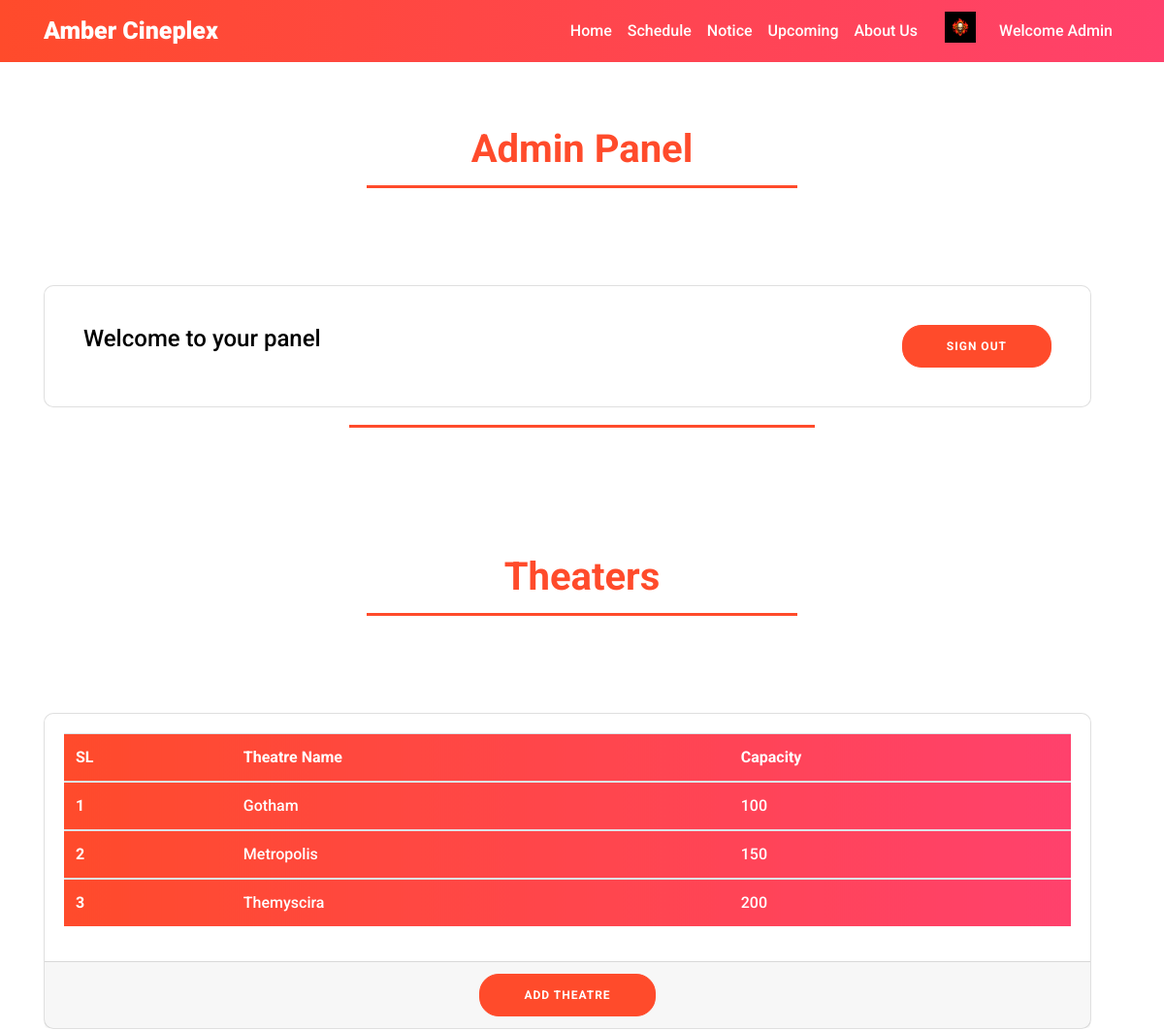
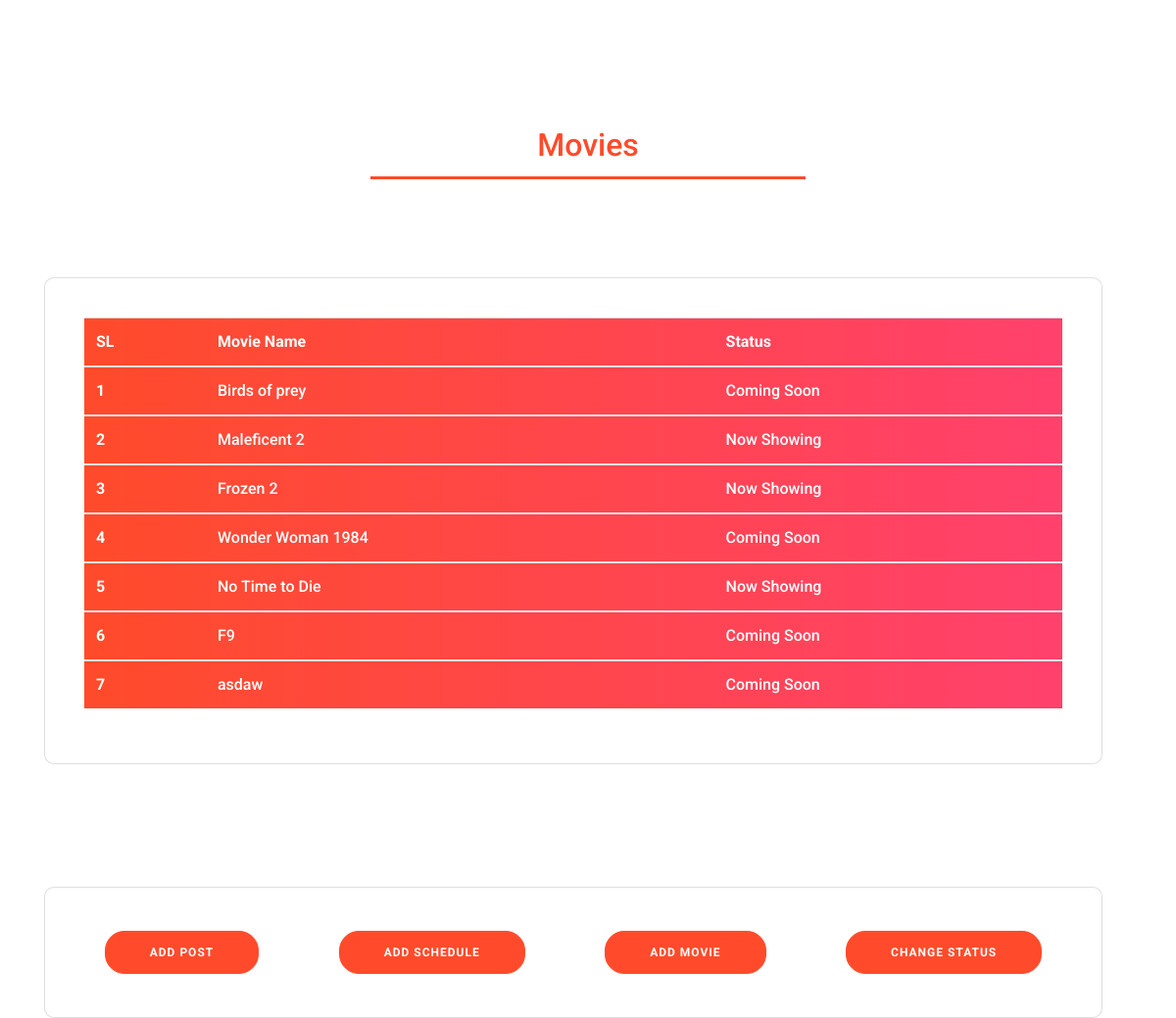
The page /admin.php (signed in) on the database its author committed (2 pictures, top to bottom).
### tables this page shows
CREATE TABLE `theatre` (
  `id` int(11) NOT NULL,
  `theatre_name` varchar(60) NOT NULL,
  `movie` varchar(60) NOT NULL,
  `show_1` varchar(60) NOT NULL,
  `show_2` varchar(60) NOT NULL,
  `show_3` varchar(60) NOT NULL,
  `capacity` int(11) NOT NULL,
  `price` int(11) NOT NULL
);

CREATE TABLE `movies` (
  `id` int(10) NOT NULL,
  `mv_name` varchar(60) NOT NULL,
  `director` varchar(60) NOT NULL,
  `genre` text NOT NULL,
  `release_date` varchar(60) NOT NULL,
  `runtime` varchar(60) NOT NULL,
  `cast` text NOT NULL,
  `poster` varchar(100) NOT NULL,
  `status` varchar(60) NOT NULL,
  `banner` varchar(100) NOT NULL
);

### databaseQuery.php (called while the page is built, shortened)
<?php
    function getResultAll($conn, $tableName){
        $sqlUserCheck = "SELECT * FROM $tableName";
        $result = mysqli_query($conn, $sqlUserCheck);
        if ($result) {
            return $result;
        }
    }
?>

### admin.php (the view, shortened to what this page needs)
<?php
include 'config.php';
include 'databaseQuery.php';
?>
<!DOCTYPE html>
<html lang="en">
<head>
  <link rel="stylesheet" href="https://stackpath.bootstrapcdn.com/bootstrap/4.4.1/css/bootstrap.min.css">
  <link rel="stylesheet" href="bootstrap/css/bootstrap.min.css">
  <link rel="stylesheet" href="style.css">
  <link rel="stylesheet" href="profile.css">
</head>
<body>
  <nav class="navbar navbar-expand-lg navbar-default fixed-top theme-bg">
    <div class="container">
      <a class="navbar-brand" href="index.php">Amber Cineplex</a>
      <div class="collapse navbar-collapse justify-content-end" id="navbarNavAltMarkup">
        <div class="navbar-nav">
          <a class="nav-item nav-link active" href="index.php">Home <span class="sr-only">(current)</span></a>
          <a class="nav-item nav-link" href="index.php#schedule">Schedule</a>
          <a class="nav-item nav-link" href="notice.php">Notice</a>
          <a class="nav-item nav-link" href="index.php#upcoming">Upcoming</a>
          <a class="nav-item nav-link" href="contactUs.php">About Us</a>
          <?php
          if (!isset($_SESSION["username"])) {
            echo '<a class="nav-item nav-link" href="login.php">Sign In</a>';
          } else {
            echo '
                <div class="media">
                    <img class="mr-3 placeholder-image"  src="images/placeholder.jpg" alt="Generic placeholder image">
                    <div class="media-body">';
            if ($_SESSION["username"] === 'Admin') {
              echo '<a class="nav-item nav-link" href="admin.php">Welcome ' . $_SESSION["username"] . '</a>';
            } else {
              echo '<a class="nav-item nav-link" href="profile.php">Welcome ' . $_SESSION["username"] . '</a>';
            }
            echo '</div>
                </div>
                ';
          }
          ?>
        </div>
      </div>
    </div>
  </nav>
  <div class="container carousel-container ">
    <div class="container container2 title-border">
      <h1>Admin Panel</h1>
    </div>
    <div class="card-deck justify-content-center w-100">
      <div class="card ">
        <div class="card-body">
          <div class="card-body d-flex justify-content-between">
            <h4 class="card-title">Welcome to your panel</h4>
            <a href="logout.php"><button class="">Sign Out</button></a>
          </div>
        </div>
      </div>
    </div>
  </div>
  <div class="container container2 title-border">
  </div>
  <div class="container carousel-container ">
    <div class="container container2 title-border">
      <h1>Theaters</h1>
    </div>
    <div class="card-deck justify-content-center w-100">
      <div class="card">
        <div class="card-body d-flex justify-content-between">
          <?php
          $conn = OpenCon();
          $result = getResultAll($conn, 'theatre');
          if ($result) {
            $rowCount = mysqli_num_rows($result);
          }
          if ($rowCount < 1) {
            echo '<div class="container container2 title-border">
                    <h4>No Theatres Yet!</h4>
                  </div>';
          } else {
            echo
              '
                  <table class="table table-hover theme-bg">
                    <thead>
                      <tr>
                        <th scope="col">SL</th>
                        <th scope="col">Theatre Name</th>
                        <th scope="col">Capacity</th>
                      </tr>
                    </thead>
                  ';
            $sl = 1;
            while ($row = mysqli_fetch_assoc($result)) {
              echo
                '
                      <tbody>
                        <tr>
                          <th scope="row">' . $sl . '</th>
                          <td>' . $row["theatre_name"] . '</td>
                          <td>' . $row["capacity"] . '</td>
                        </tr>
                      </tbody>';
              $sl++;
            }
            echo '</table>';
          }
          ?>
        </div>
        <div class="card-footer">
          <button id="addTheatreButton" onclick="addTheaterPanel()" class="">Add Theatre</button>
        </div>
      </div>
    </div>
  </div>
  <div class="container carousel-container ">
    <div class="container container2 title-border">
      <h2>Movies</h2>
    </div>
    <div class="card-deck justify-content-center w-100">
      <div class="card">
        <div class="card-body">
          <div class="card-body d-flex justify-content-between">
            <?php
            $conn = OpenCon();
            $result = getResultAll($conn, 'movies');
            if ($result) {
              $rowCount = mysqli_num_rows($result);
            }
            if ($rowCount < 1) {
              echo '<div class="container container2 title-border">
                    <h4>No Movies in Database!</h4>
                  </div>';
            } else {
              echo
                '
                  <table class="table table-hover theme-bg">
                    <thead>
                      <tr>
                        <th scope="col">SL</th>
                        <th scope="col">Movie Name</th>
                        <th scope="col">Status</th>
                      </tr>
                    </thead>
                  ';
              $sl = 1;
              while ($row = mysqli_fetch_assoc($result)) {
                echo
                  '
                      <tbody>
                        <tr>
                          <th scope="row">' . $sl . '</th>
                          <td>' . $row["mv_name"] . '</td>
                          <td>' . $row["status"] . '</td>
                        </tr>
                      </tbody>';
                $sl++;
              }
              echo '</table>';
            }
            ?>
          </div>
        </div>
      </div>
    </div>
  </div>
  <div class=" container carousel-container ">
    <div class="card-deck justify-content-center w-100">
      <div class="card">
        <br>
        <div class="card-body d-flex justify-content-around">
          <button onclick="showPost()" id="addPost" class="">Add Post</button>
          <button onclick="showSchedule()" id="addScheduleButton" class="">Add Schedule</button>
          <button onclick="showAddMovie()" id="addMovieButton" class="">Add Movie</button>
          <button onclick="showStatus()" id="addStatus" class="">Change Status</button>
        </div>
        <br>
      </div>
    </div>
  </div>
</body>
</html>

### style.css (style rules this page uses)
body { margin: 0; padding: 0; background-color: white; color: #ff416c; font-family: "Roboto", sans-serif; font-weight: 500; }
h1 { font-family: "Roboto", sans-serif; font-weight: 700; }
a { text-decoration: none !important; }
.card { border-radius: 10px; margin-bottom: 30px; }
.card-footer { text-align: center; }
.theme-bg { background: #ff416c; background: -webkit-linear-gradient(to right, #ff4b2b, #ff416c); background: linear-gradient(to right, #ff4b2b, #ff416c); }
.navbar-default { background: #ff416c; background: -webkit-linear-gradient(to right, #ff4b2b, #ff416c); background: linear-gradient(to right, #ff4b2b, #ff416c); color: white; }
.navbar-brand { color: white; font-weight: 900; font-size: 25px; }
.nav-link { color: white; }
button { border-radius: 20px; border: 1px solid #ff4b2b; background-color: #ff4b2b; color: #ffffff; font-size: 12px; font-weight: bold; padding: 12px 45px; letter-spacing: 1px; text-transform: uppercase; transition: transform 80ms ease-in; }
.container2 { margin-bottom: 100px; }
.carousel-container { margin-top: 125px; border-radius: 10px; }
.title-border { border-bottom: 3px #ff4b2b solid; width: 40%; color: #ff4b2b; text-align: center; padding: 5px 10px; }
table td, th { color: white; }
.ticket-card p,h4 { color: #ffffff; }
.card-title { color: black; }

### profile.css (style rules this page uses)
.placeholder-image { margin-left: 20px; width: 32px; height: 32px; }

### rows shown on the page
theatre: theatre_name "Gotham", capacity "100"
theatre: theatre_name "Metropolis", capacity "150"
theatre: theatre_name "Themyscira", capacity "200"
movies: mv_name "Birds of prey", status "Coming Soon"
movies: mv_name "Maleficent 2", status "Now Showing"
movies: mv_name "Frozen 2", status "Now Showing"
movies: mv_name "Wonder Woman 1984", status "Coming Soon"
movies: mv_name "No Time to Die", status "Now Showing"
movies: mv_name "F9", status "Coming Soon"
movies: mv_name "asdaw", status "Coming Soon"

### other values the page prints
$_SESSION["username"] "Admin"
